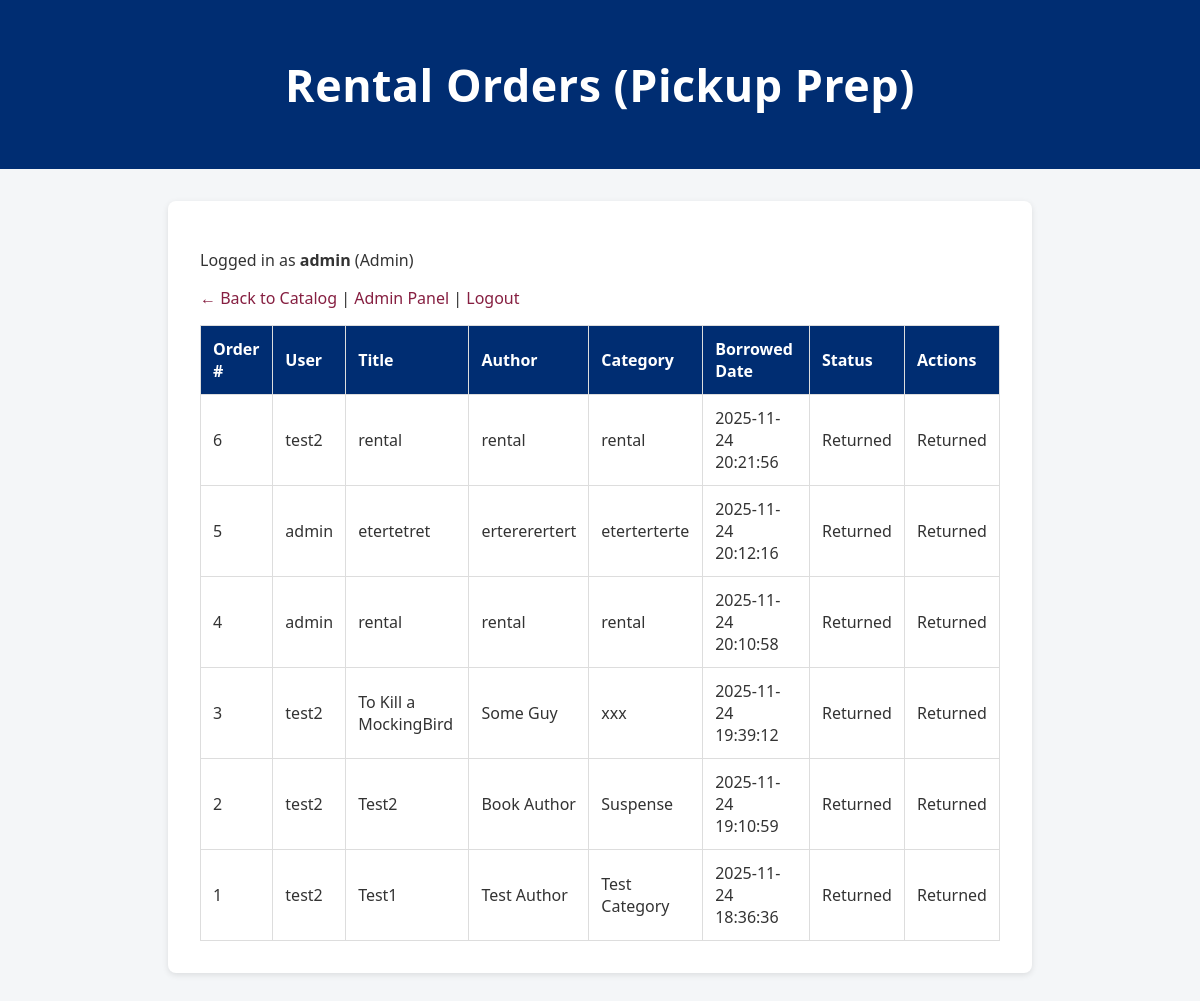
/admin_orders.php (signed in), run on the app's committed database.
### tables this page shows
CREATE TABLE `borrowed_materials` (
  `id` int(11) NOT NULL,
  `user_id` int(11) NOT NULL,
  `material_id` int(11) NOT NULL,
  `borrowed_at` datetime DEFAULT CURRENT_TIMESTAMP,
  `returned_at` datetime DEFAULT NULL,
  `borrowed_date` datetime NOT NULL DEFAULT CURRENT_TIMESTAMP,
  `status` varchar(20) NOT NULL DEFAULT 'Pending'
);

CREATE TABLE `users` (
  `id` int(11) NOT NULL,
  `username` varchar(100) NOT NULL,
  `password` varchar(100) NOT NULL,
  `role` enum('user','admin') DEFAULT 'user'
);

CREATE TABLE `materials` (
  `id` int(11) NOT NULL,
  `title` varchar(255) NOT NULL,
  `author` varchar(255) DEFAULT NULL,
  `category` varchar(100) DEFAULT NULL,
  `available` tinyint(1) DEFAULT '1'
);

### public/lib/database_functions.php (called while the page is built, shortened)
<?php
function db_get_all_rentals($conn) {
    $sql = "
        SELECT
            bm.id AS rental_id,
            bm.borrowed_date,
            bm.status,
            m.id AS material_id,
            m.title,
            m.author,
            m.category,
            u.id AS user_id,
            u.username
        FROM borrowed_materials bm
        JOIN materials m ON bm.material_id = m.id
        JOIN users u ON bm.user_id = u.id
        ORDER BY bm.borrowed_date DESC
    ";
    $result = mysqli_query($conn, $sql);
    $orders = [];
    while ($row = mysqli_fetch_assoc($result)) {
        $orders[] = $row;
    }
    return [
        'success' => true,
        'data' => $orders,
        'message' => 'All rentals retrieved successfully'
    ];
}
?>

### public/admin_orders.php (the view, shortened to what this page needs)
<?php
include 'config.php';
include 'lib/database_functions.php';
$response = db_get_all_rentals($conn);
$orders   = [];
if (!empty($response['success'])) {
    $orders = $response['data'] ?? [];
} else {
    $error = $response['message'] ?? "Error loading orders.";
}
?>
<!doctype html>
<html>
<head>
  <link rel="stylesheet" href="css/style.css">
</head>
<body>
<header><h1>Rental Orders (Pickup Prep)</h1></header>
<div class="container">
  <p>
    Logged in as <strong><?= htmlspecialchars($_SESSION['user']['username']) ?></strong> (Admin)
  </p>
  <p>
    <a href="catalog.php">← Back to Catalog</a> |
    <a href="admin.php">Admin Panel</a> |
    <a href="logout.php">Logout</a>
  </p>
  <?php if (!empty($orders)): ?>
    <table class="table">
      <tr>
        <th>Order #</th>
        <th>User</th>
        <th>Title</th>
        <th>Author</th>
        <th>Category</th>
        <th>Borrowed Date</th>
        <th>Status</th>
        <th>Actions</th>
      </tr>
      <?php foreach ($orders as $order): ?>
        <tr>
          <td><?= (int)$order['rental_id'] ?></td>
          <td><?= htmlspecialchars($order['username']) ?></td>
          <td><?= htmlspecialchars($order['title']) ?></td>
          <td><?= htmlspecialchars($order['author']) ?></td>
          <td><?= htmlspecialchars($order['category']) ?></td>
          <td><?= htmlspecialchars($order['borrowed_date']) ?></td>
          <td><?= htmlspecialchars($order['status']) ?></td>
          <td>
            <?php if ($order['status'] === 'Pending'): ?>
              <form method="post" style="display:inline;">
                <input type="hidden" name="rental_id" value="<?= (int)$order['rental_id'] ?>">
                <input type="hidden" name="new_status" value="Delivered">
                <button type="submit">Mark Delivered</button>
              </form>
            <?php else: ?>
              Returned
            <?php endif; ?>
          </td>
        </tr>
      <?php endforeach; ?>
    </table>
  <?php else: ?>
    <p>No rental orders have been submitted yet.</p>
  <?php endif; ?>
</div>
</body>
</html>

### public/css/style.css (style rules this page uses)
:root { --primary-blue: #002D72; --primary-maroon: #861F41; --light-gray: #f4f6f8; --text-dark: #333; --text-light: #fff; }
body { font-family: 'Segoe UI', Arial, sans-serif; background: var(--light-gray); margin: 0; color: var(--text-dark); }
header { background: var(--primary-blue); color: var(--text-light); text-align: center; padding: 1.5rem; font-size: 1.4rem; font-weight: bold; letter-spacing: 0.5px; }
.container { max-width: 800px; margin: 2rem auto; background: #fff; padding: 2rem; border-radius: 8px; box-shadow: 0 2px 6px rgba(0,0,0,0.1); }
.table { width: 100%; border-collapse: collapse; margin-top: 1rem; }
.table th, .table td { border: 1px solid #ddd; padding: 0.75rem; }
.table th { background: var(--primary-blue); color: var(--text-light); text-align: left; }
a { color: var(--primary-maroon); text-decoration: none; font-weight: 500; }
p { margin-top: 1rem; }

### data on the page
borrowed_materials: id "6", user.username "test2", material.title "rental", material.author "rental", material.category "rental", borrowed_date "2025-11-24 20:21:56", status "Returned"
borrowed_materials: id "5", user.username "admin", material.title "etertetret", material.author "ertererertert", material.category "eterterterte", borrowed_date "2025-11-24 20:12:16", status "Returned"
borrowed_materials: id "4", user.username "admin", material.title "rental", material.author "rental", material.category "rental", borrowed_date "2025-11-24 20:10:58", status "Returned"
borrowed_materials: id "3", user.username "test2", material.title "To Kill a MockingBird", material.author "Some Guy", material.category "xxx", borrowed_date "2025-11-24 19:39:12", status "Returned"
borrowed_materials: id "2", user.username "test2", material.title "Test2", material.author "Book Author", material.category "Suspense", borrowed_date "2025-11-24 19:10:59", status "Returned"
borrowed_materials: id "1", user.username "test2", material.title "Test1", material.author "Test Author", material.category "Test Category", borrowed_date "2025-11-24 18:36:36", status "Returned"

### other printed values
$_SESSION['user']['username'] "admin"
